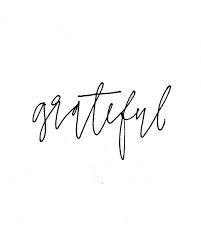
//> input picture zeroReplace/zeroReplace/handwritten.jpeg, 201 x 251 px
$ ./findzerosinimage handwritten.jpeg   (built with g++ and OpenCV 4)
//> lines starting //> are read from the running program, lines starting //| are printed output that depends on the picture
#include <opencv2/core/core.hpp>
#include <opencv2/highgui/highgui.hpp>
#include <opencv2/imgproc/imgproc.hpp>

#include <iostream>

/*
Find all pixels with value 0. Assign the value of 255 to those pixels.

*/

// g++ -o img img.cpp `pkg-config --cflags --libs opencv`
using namespace cv;
using namespace std;

int main( int argc, char** argv )
{
    if( argc != 2)
    {
     cout <<" Usage: display_image ImageToLoadAndDisplay" << endl;
     return -1;
    }

    Mat image, destimg;
   // Let me load the image file.
    image = imread(argv[1], CV_LOAD_IMAGE_COLOR);   // Read the file
//> image is the input picture: 251 rows x 201 cols, CV_8UC3; mean B, G, R 249.4, 250.2, 250.2
  // Convert into Gray Scale.
    cvtColor (image, destimg, COLOR_BGR2GRAY);

    if(! image.data )                              // Check for invalid input
    {
        cout <<  "Could not open or find the image" << std::endl ;
        return -1;
    }

   // OpenCV API that already counts nonZero Values in the given Image.
    int x = countNonZero(destimg);
//> x = 50314
    cout <<"count-nonZero " << x<<endl;
//| count-nonZero 50314
    cout <<"Acrual Images row "<<destimg.rows << " cols "<<destimg.cols <<" Size " <<destimg.rows *destimg.cols <<endl;
//| Acrual Images row 251 cols 201 Size 50451

   int zeroCount=0;


  unsigned char val;
  for ( int i=0; i< destimg.rows; i++) {
	  for (int j=0; j<destimg.cols; j++) {
		  val =destimg.at<uchar>(i,j);
		  if ( val  == 0 )
		  {
			  zeroCount++;
			  destimg.at<uchar>(i,j) = 255;
		  }
	  }
  }
//> this loop made 251 passes
//> val on passes 1 to 3: 255, 255, 255
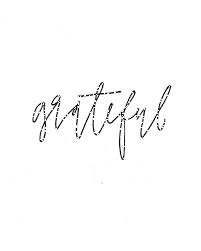
//> destimg: 251 rows x 201 cols, CV_8UC1; min 1, max 255, mean 250.9
//> after the loop, val = 255; zeroCount = 137


    cout <<"Zero Count is " << zeroCount<<endl;
//| Zero Count is 137

    namedWindow( "Display window", WINDOW_AUTOSIZE );
    imshow( "original image", image );
    imshow( "modified image", destimg );

    waitKey(0);
    return 0;
}
